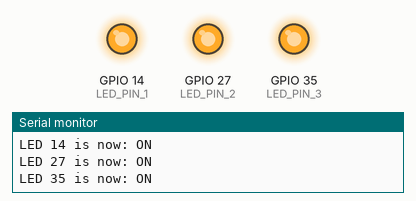
Simulated run of this sketch. Board: ESP32. Parts: output pins drawn as LEDs (lit = HIGH), the last lines printed to the serial monitor.

Above: at 1.5 s.
At 4.5 s:
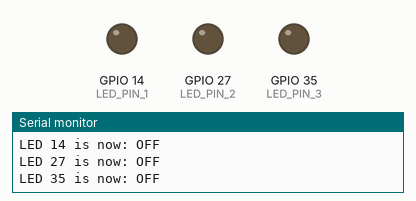
Timing chart, 0 to 7.8 s (numbered marks = the images above):
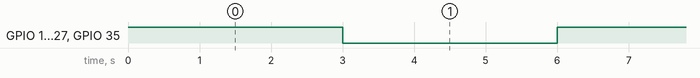

The sketch:

led_multiple_rtos.ino
```cpp
#include <Arduino.h>
#include <freertos/FreeRTOS.h>
#include <freertos/task.h>

// Define the LED pins
#define LED_PIN_1 14
#define LED_PIN_2 27
#define LED_PIN_3 35


// Function prototype for the LED blink task
void vBlinkTwoLedsTask(void *pvParameters);

void setup() {
  // Start serial communication
  Serial.begin(115200); // Common baud rate

  // Initialize the LED pins as outputs
  pinMode(LED_PIN_1, OUTPUT);
  pinMode(LED_PIN_2, OUTPUT);
  pinMode(LED_PIN_3, OUTPUT);

  // Create the FreeRTOS task for blinking the LEDs
  xTaskCreate(vBlinkTwoLedsTask, "BlinkTwoLeds", 1000, NULL, 1, NULL); // Larger stack size
}

void loop() {
  // FreeRTOS scheduler handles task execution
  // No need for code in the loop function
}

// FreeRTOS task to blink two LEDs every 3 seconds
void vBlinkTwoLedsTask(void *pvParameters) {
  bool ledState = false; // Track the LEDs' state

  for (;;) {
    // Toggle the state of both LEDs
    ledState = !ledState; // Flip the state
    digitalWrite(LED_PIN_1, ledState); // Set LED on pin 14
    digitalWrite(LED_PIN_2, ledState); // Set LED on pin 27
    digitalWrite(LED_PIN_3, ledState); // Set LED on pin 14


    // Serial output indicating current LED states
    Serial.print("LED 14 is now: ");
    Serial.println(ledState ? "ON" : "OFF");
    Serial.print("LED 27 is now: ");
    Serial.println(ledState ? "ON" : "OFF");
    Serial.print("LED 35 is now: ");
    Serial.println(ledState ? "ON" : "OFF");

    // Wait for 3 seconds (3000 ms)
    vTaskDelay(3000 / portTICK_PERIOD_MS); // Consistent 3-second delay
  }
}
```

Measured:
- by itself, GPIO 14 (LED_PIN_1), GPIO 27 (LED_PIN_2), GPIO 35 (LED_PIN_3): alternates HIGH for 3.0 s and LOW for 3.0 s
